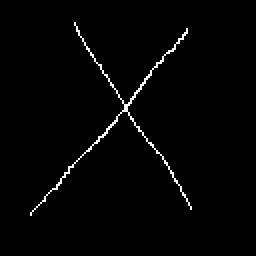
//> input picture hough/sw/img/test1.ppm, 128 x 128 px (shown 2 times larger)
$ ./canny ../hough/sw/img/test1.ppm   (built with g++ and OpenCV 4)
//> lines starting //> are read from the running program, lines starting //| are printed output that depends on the picture; after the words box and inside, x2 and y2 are one past the last pixel; in counts of white or black regions, pixels touching at a corner belong together
//> further down, src is the input picture: 128 rows x 128 cols, CV_8UC3; 1.5% white in thin lines or dots, all inside (x1, y1, x2, y2) = (15, 11, 96, 108)
#include "opencv2/imgproc/imgproc.hpp"
#include "opencv2/highgui/highgui.hpp"
#include <stdlib.h>
#include <stdio.h>

using namespace cv;

/// Global variables

Mat src, src_gray;
Mat dst, detected_edges;
Mat Hough_out;

int edgeThresh = 1;
int lowThreshold;
int CannyThreshold1;
int CannyThreshold2;
int const max_lowThreshold = 100;
int const max_CannyThreshold1=1000;
int const max_CannyThreshold2=1500;

int const max_HoughThreshold = 2000;
int HoughThreshold = 100;

int ratio = 3;
int kernel_size = 3;
int ImDepth;
const char* window_name = "Edge Map";
const char* window_name2 = "Hough Map";

/**
 * @function CannyThreshold
 * @brief Trackbar callback - Canny thresholds input with a ratio 1:3
 */
void CannyThreshold(int, void*)
{
  /// Reduce noise with a kernel 3x3
  blur( src_gray, detected_edges, Size(3,3) );
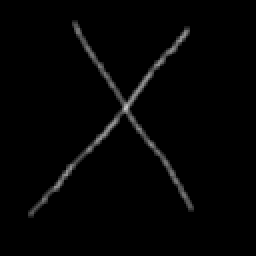
//> detected_edges: 128 rows x 128 cols, CV_8UC1 (shown 2 times larger); min 0, max 198, mean 3.9

  /// Canny detector
  /// Canny( detected_edges, detected_edges, lowThreshold, lowThreshold*ratio, kernel_size );

  Canny( detected_edges, detected_edges, CannyThreshold1, CannyThreshold2, kernel_size );
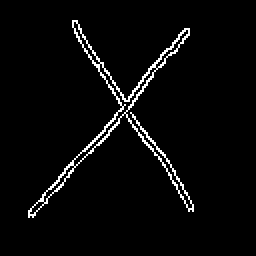
//> detected_edges: 128 rows x 128 cols, CV_8UC1 (shown 2 times larger); 3.4% white in thin lines or dots, all inside (x1, y1, x2, y2) = (14, 10, 97, 109)
  /// Using Canny's output as a mask, we display our result
  dst = Scalar::all(0);

  src_gray.copyTo( dst, detected_edges);
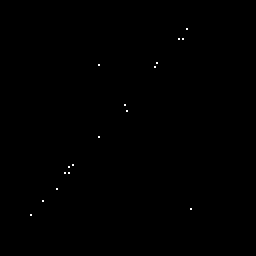
//> dst: 128 rows x 128 cols, CV_8UC1 (shown 2 times larger); 0.1% white in thin lines or dots, all inside (x1, y1, x2, y2) = (15, 14, 96, 108)
  cvtColor(detected_edges, Hough_out, CV_GRAY2BGR);

  // Hough
#if 1
    vector<Vec2f> lines;
    HoughLines(detected_edges, lines, 1, CV_PI/180, HoughThreshold, 0, 0 );
//> lines = empty

    for( size_t i = 0; i < lines.size(); i++ )
    {
        float rho = lines[i][0], theta = lines[i][1];
        Point pt1, pt2;
        double a = cos(theta), b = sin(theta);
        double x0 = a*rho, y0 = b*rho;
        pt1.x = cvRound(x0 + 1000*(-b));
        pt1.y = cvRound(y0 + 1000*(a));
        pt2.x = cvRound(x0 - 1000*(-b));
        pt2.y = cvRound(y0 - 1000*(a));
        line( Hough_out, pt1, pt2, Scalar(0,0,255), 3, CV_AA);
    }
//> this loop made 0 passes
 #else
    vector<Vec4i> lines;
    HoughLinesP(dst, lines, 1, CV_PI/180, 50, 50, 10 );
    for( size_t i = 0; i < lines.size(); i++ )
    {
      Vec4i l = lines[i];
      line( cdst, Point(l[0], l[1]), Point(l[2], l[3]), Scalar(0,0,255), 3, CV_AA);
    }
 #endif


    /// Save image
  imwrite("LennaCanny.ppm", dst);
  imshow( window_name, detected_edges );
  imshow( window_name2, Hough_out);
  //imwrite("Hough.jpg", Hough_out);
 }

void Hough()
{

}

/** @function main */
int main( int argc, char** argv )
{
  /// Load an image
  src = imread( argv[1] );

  if( !src.data )
  { return -1; }

  /// Create a matrix of the same type and size as src (for dst)
  dst.create( src.size(), src.type() );

  /// Convert the image to grayscale
  cvtColor( src, src_gray, CV_BGR2GRAY , CV_8U);

  /// Save image
  imwrite("LennaGray.ppm", src_gray);

  /// Create a window
  namedWindow( window_name, CV_WINDOW_AUTOSIZE );

  /// Create a hough window
  namedWindow( window_name2, CV_WINDOW_AUTOSIZE );

  /// Create a Trackbar for user to enter threshold
  createTrackbar( "Hough Threshold:", window_name, &HoughThreshold, max_HoughThreshold, CannyThreshold );

  createTrackbar( "Canny Threshold1:", window_name, &CannyThreshold1, max_CannyThreshold1, CannyThreshold );
  createTrackbar( "Canny Threshold2:", window_name, &CannyThreshold2, max_CannyThreshold2, CannyThreshold );

  /// Show the image
  CannyThreshold(0, 0);

  /// Wait until user exit program by pressing a key
  waitKey(0);

  return 0;
  }
